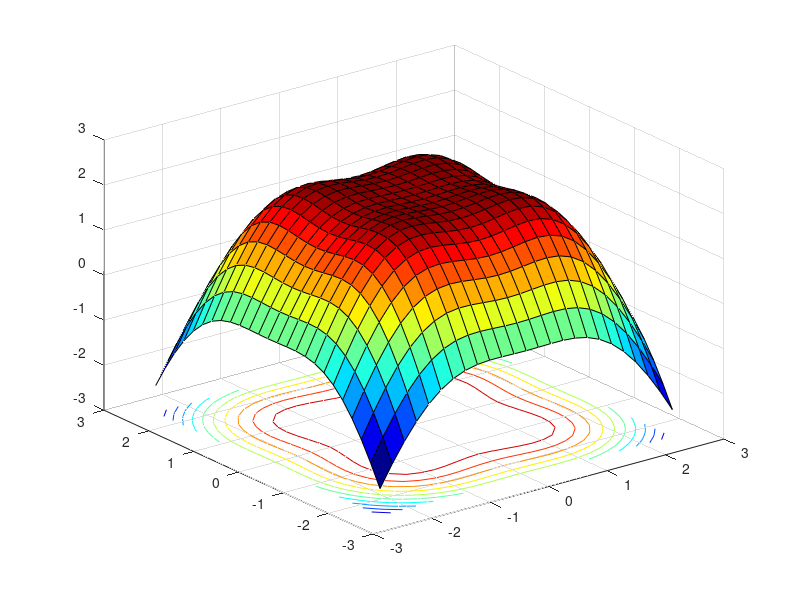

The MATLAB script that drew this image:
clc;
clear all;
close all;
%MATLAB Codes to Calculate the Optical Power Distribution of LOS Link at Receiving Plane for a Typical Room
theta =70;
% Noise-bandwidth factor %
I2 = 0.562;
% Data rate (Bit per second)
Rb = 115200;
% Ambient light power (Ampere) %
Iamb = 7E-8;
% Photodiode responsivity (A/W )%
R = 0.55;
% Electron charge (C)
q = 1.60E-19;
% Amplifier bandwidth (Hz)%
Ba = 4.5E6;
% Amplifier noise density (Ampere/Hz^0.5)%
Iamf = 5e-12 ;
% semi-angle at half power
ml=-log10(2)/log10(cosd(theta));
%Lambertian order of emission
P_LED=20;
%transmitted optical power by individual LED
nLED=60;
% number of LED array nLED*nLED
P_total=nLED*nLED*P_LED;
%Total transmitted power
Adet=10^-4;
%detector physical area of a PD
Ts=1;
%gain of an optical filter; ignore if no filter is used
index=1.5;
%refractive index of a lens at a PD; ignore if no lens is used
FOV=70;
%FOV of a receiver
G_Con=(index^2)/(sind(FOV).^2);
%gain of an optical concentrator; ignore if no lens is used

lx=5; ly=5; lz=3;
% room dimension in meter
h=2.15;
%the distance between source and receiver plane
[XT,YT]=meshgrid([-lx/4 lx/4],[-ly/4 ly/4]);
% position of LED; it is assumed all LEDs are located at samepoint for
% faster simulation
% for one LED simulation located at the central of the room, use XT=0 and YT=0
%%%%%%%%%%%%%%%%%%%%%%%%%%%%%%%%%%%%%%%%%%%%%%%%%%%
Nx=lx*5; Ny=ly*5;
% number of grid in the receiver plane
x=linspace(-lx/2,lx/2,Nx);
y=linspace(-ly/2,ly/2,Ny);
[XR,YR]=meshgrid(x,y); %My case: 1 PD (a,b)
D1=sqrt((XR-XT(1,1)).^2+(YR-YT(1,1)).^2+h^2); %LED and PD
% distance vector from source 1
cosphi_A1=h./D1;
% angle vector
receiver_angle=acosd(cosphi_A1);
% alternative methods to calculate angle, more accurate if theangle are
% negatives
% nr=[0 0 1];
% RT=[1.25 1.25]; % transmitter location
% for r=1:length(x)
% for c=1:length(y)
%
% angleA12=atan(sqrt((x(r)?1.25).^2+(y(c)?1.25).^2)./h);
% costheta(r,c)=cos(angleA12);
% end
% end
%
%
% D2=fliplr(D1);
% % due to symmetry
% D3=flipud(D1);
% D4=fliplr(D3);
H_A1=(ml+1)*Adet.*cosphi_A1.^(ml+1)./(2*pi.*D1.^2);
%H_A1_block = H_A1.*(1-Pb);
% channel DC gain for source 1
P_rec_A1=P_total.*H_A1.*Ts.*G_Con;
% received power from source 1;
P_rec_A1(find(abs(receiver_angle)>FOV))=0;
% if the anlge of arrival is greater than FOV, no current is generated at
% the photodiode.
P_rec_A2=fliplr(P_rec_A1);
% received power from source 2, due to symmetry no need separate
% calculations
P_rec_A3=flipud(P_rec_A1);
P_rec_A4=fliplr(P_rec_A3);
P_rec_total=P_rec_A1+P_rec_A2+P_rec_A3+P_rec_A4;
P_rec_dBm=10*log10(P_rec_total);
Var_power = var(P_rec_dBm);
%
% 5. For SNR %

Bn = I2 * Rb; % Noise-bandwidth (Sec^-1)%
Pamb = Iamb / R; % Ambient light power (W) %
% Shot-noise variance ( Ampere^2 )%
omega_shot = 2 * q * R * (P_rec_total + Pamb) * Bn; 
% Amplifier noise variance ( Ampere^2 )%
omega_amplifier = Iamf^2 * Ba; 
%Thermal noise variance
omega_thermal = (8*pi*295*112E-8*1E-3*.562*1E6*1.38E-23)+((16*pi^2*1.38E-23*295*1.5*(112E-8)^2*1E-8*.56281E12)/.03);
% Total noise variance ( Ampere^2 )%
omega_total = omega_amplifier + omega_shot+omega_thermal; 
% SNR %
SNR = (( R * P_rec_total )^2)./ omega_total;
SNRdB = 10*log(SNR);
surfc(x,y,P_rec_dBm);
colormap('jet')
% surfc(x,y,capacity);
% contour(x,y,P_rec_dBm);hold on
% mesh(x,y,P_rec_dBm);